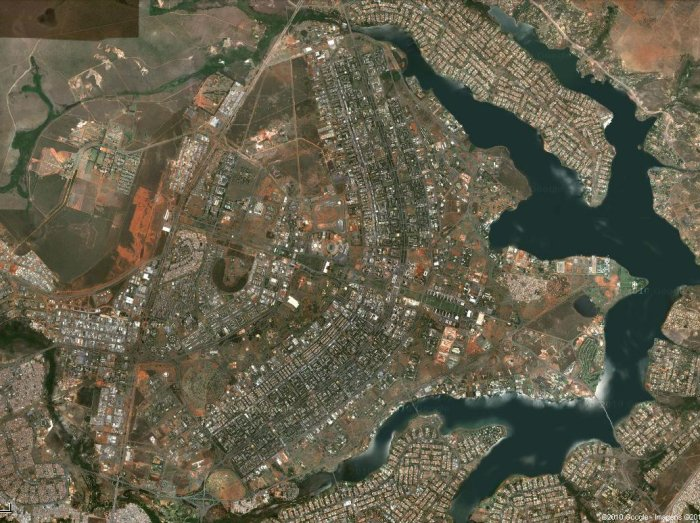
//> input picture ex5/images/brasilia.jpg, 700 x 523 px
$ ./bsb2   (built with g++ and OpenCV 4)
//> lines starting //> are read from the running program, lines starting //| are printed output that depends on the picture; after the words box and inside, x2 and y2 are one past the last pixel; in counts of white or black regions, pixels touching at a corner belong together
//detectar área urbana em uma foto

#include <stdio.h>
#include <vector>
#include <opencv2/opencv.hpp>

int main (){

    // Indicar o namespace que será utilizado
    using namespace cv;
    using namespace std;

    // carregar imagem já em escala de cinza
    Mat bsb = imread("images/brasilia.jpg", IMREAD_GRAYSCALE);
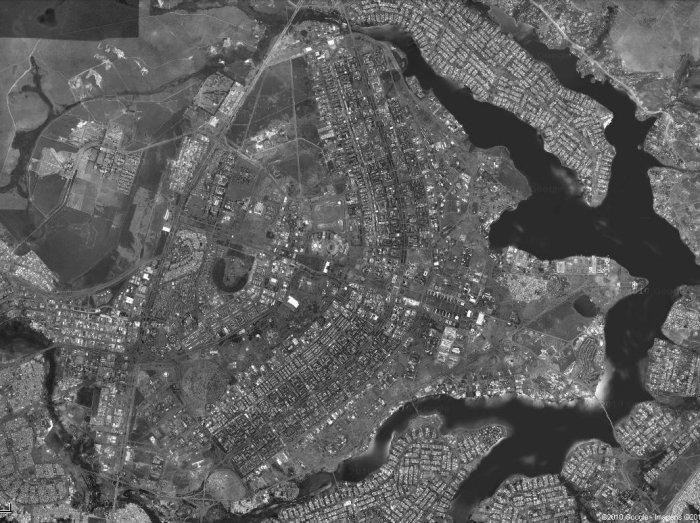
//> bsb: 523 rows x 700 cols, CV_8UC1; min 0, max 255, mean 94.6

    if (bsb.empty()) { // verificar se a imagem foi carregada corretamente ou se o caminho está errado
        printf("Erro ao carregar a imagem!\n"); // usando fprintf para erro
        return -1;
    }

    int minimo = 110; // tons próximos ao branco
    int maximo = 255; // branco puro

    // cria a máscara para a imagem.
    Mat mascara;
    inRange(bsb, Scalar(minimo), Scalar(maximo), mascara);
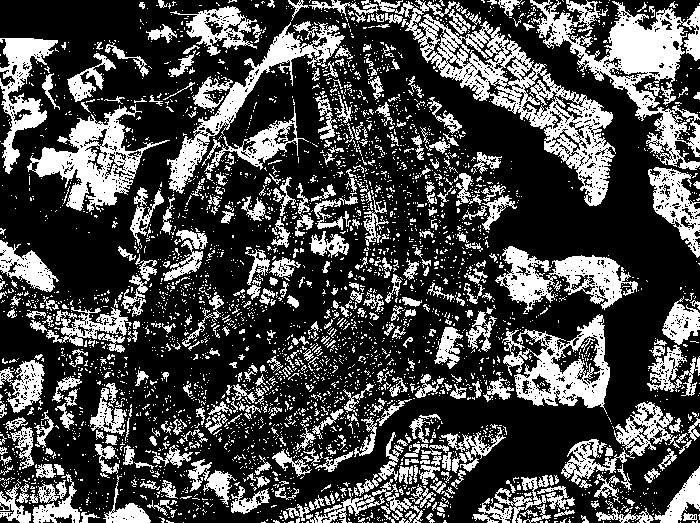
//> mascara: 523 rows x 700 cols, CV_8UC1; 29.3% white; 3691 white regions (3236 under 20 px), largest, box (x1, y1, x2, y2) and area: (374, 0, 616, 206) 9802, (530, 0, 700, 170) 8815, (27, 104, 170, 212) 5179

    // aplicar a máscara à imagem original
    Mat resultado;
    bitwise_and(bsb, bsb, resultado, mascara);
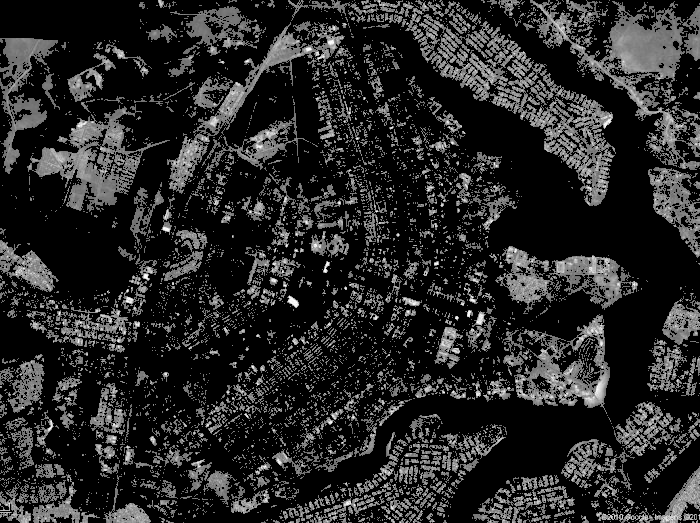
//> resultado: 523 rows x 700 cols, CV_8UC1; min 0, max 255, mean 39.4

    // converver para binária, os valores acima de 215 serão convertidos para 255 e o restante para 0.
    Mat bsbbi;
    threshold(bsb, bsbbi, 110, 255, THRESH_BINARY);
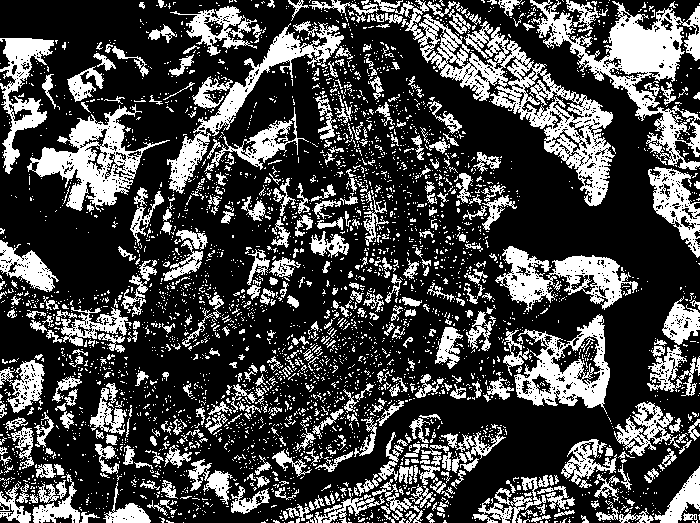
//> bsbbi: 523 rows x 700 cols, CV_8UC1; 28.2% white; 3794 white regions (3335 under 20 px)

    vector<vector<Point>> contornos; // vetor dentro de um vetor
    // vector<Vec4i>hierarquia; //armazenar infos sobre a hierarquia, não tem necessidade de usar com a RETR_EXTERNAL

    // detectar contornos da imagem binária.
    findContours(bsbbi, contornos, RETR_EXTERNAL, CHAIN_APPROX_SIMPLE); // função; imagem binária; vetor de vetores que armazenará os contornos; modo de recuperação de contornos, os mais comuns são: RETR_EXTERNAL para contornos externos, RETR_LIST para todos sem hierarquia, RETR_TREE para todos com hierarquia; método de aproximação de contornos, mais comuns: CHAIN_APPROX_SIMPLE para armazenar os pontos extremos do contorno, CHAIN_APPROX_NONE para armazenar todos os pontos do contorno; offset, opcional, um ponto que pode ser adicionado a todos os pontos de um contorno.
//> contornos = 3721 contours, 3423 with area under 20; largest, box (x1, y1, x2, y2) and area: (418, 14, 615, 206) 10930, (530, 0, 700, 170) 8418, (27, 104, 170, 212) 5436, (514, 314, 610, 414) 5302, (167, 22, 344, 194) 4150

    // verificar se há contornos detectados, debugg
    if (contornos.empty()) {
        printf("Nenhum contorno detectado!\n");
        return -1;
    }

    double areatotalpx = bsbbi.total(); // total de pixels da imagem
//> areatotalpx = 366100

    // declarar arrays para armazenar coordenadas x, y e áreas
    double x[contornos.size()];
    double y[contornos.size()];
    double areas[contornos.size()];
    double areatot = 0.0;
    int n = contornos.size();
//> n = 3721

    // Calcular a área urb.
    for(size_t i=0; i<contornos.size(); i++) // size_t funcionará como módulo; contornos.size retorna o valor dos contornos encontrados
    {
        areas[i] = contourArea(contornos[i]); //calcula a área em cada ponto
        //contourArea, funciona com qualquer contorno; vetor de pontos que representam o contorno, obtidos geralmente com a função findContours; Parâmetro opcional o valor padrão é false, se true: calcula a área considerando a orientação de contorno.

        areatot += areas[i]; //armazena as áreas

        Moments m = moments(contornos[i]); //moments; utilizada para calcular momentos de uma imagem ou contorno; m00 = momento de ordem 0, representa a área do contorno; m10 = momento de ordem em relação ao eixo x, usado pra calcular a cord x; m01 = momento de ordem em relação ao eixo y, usado pra calcular a cord y;

        if (m.m00 != 0){ // verificar se a área do momento é dif de 0
        x[i] = m.m10 / m.m00; //cord x do centroide
        y[i] = m.m01 / m.m00; //cord y do centroide
        }

        else{ //caso a área do momento for 0
        x[i] = 0;
        y[i] = 0;
        }

    }
//> after the loop, areatot = 87125.5

    // calcular a porcentagem de área urbana, em relação à área total da imagem
    double porcentagemAreaUrbana = (areatot / areatotalpx) * 100.0;
//> porcentagemAreaUrbana = 23.8

    printf("A área urbana na imagem é: %.2f\n", porcentagemAreaUrbana);
//| A área urbana na imagem é: 23.80

    imshow("Img Processada", resultado); // mostrar a imagem cinza

    waitKey(0); // esperar até que uma tecla seja pressionada

    destroyAllWindows(); // fechar todas as janelas criadas com o imshow

    return 0;
}

$ run again, with ex5/images/gama.jpg copied over ex5/images/brasilia.jpg
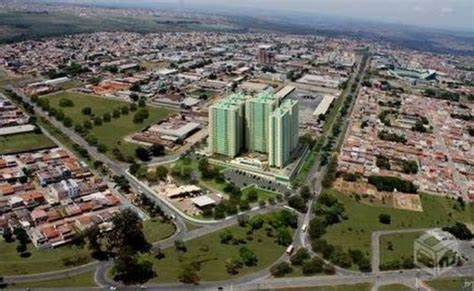
//> input picture ex5/images/gama.jpg, 474 x 291 px
//> `inRange(bsb, Scalar(minimo), Scalar(maximo), mascara);`:
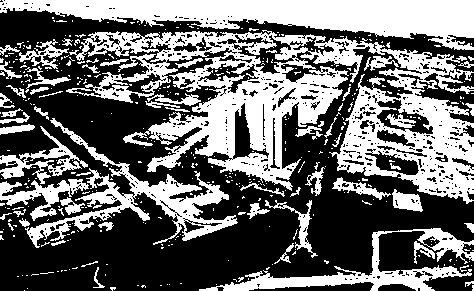
//> mascara: 291 rows x 474 cols, CV_8UC1; 42.3% white; 423 white regions (365 under 20 px), largest, box (x1, y1, x2, y2) and area: (66, 30, 474, 204) 27284, (0, 0, 474, 50) 11961, (25, 118, 238, 248) 5111
//> `threshold(bsb, bsbbi, 110, 255, THRESH_BINARY);`:
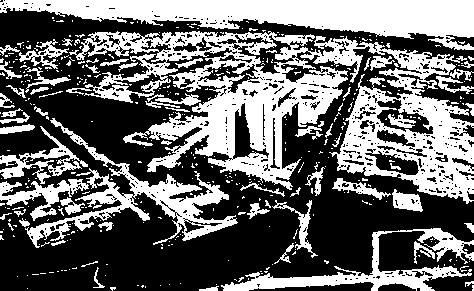
//> bsbbi: 291 rows x 474 cols, CV_8UC1; 41.6% white; 432 white regions (365 under 20 px)
//> contornos = 401 contours, 356 with area under 20; largest, box (x1, y1, x2, y2) and area: (69, 31, 474, 204) 32106, (0, 0, 474, 50) 11316, (25, 118, 238, 248) 4683, (221, 228, 474, 291) 3399, (0, 126, 88, 184) 1354
//> n = 401
//> after the loop `for(size_t i=0; i<contornos.size(); i++)`: areatot = 58609
//> porcentagemAreaUrbana = 42.49
//| A área urbana na imagem é: 42.49

$ run again, with ex5/images/camrev13.png saved as ex5/images/brasilia.jpg
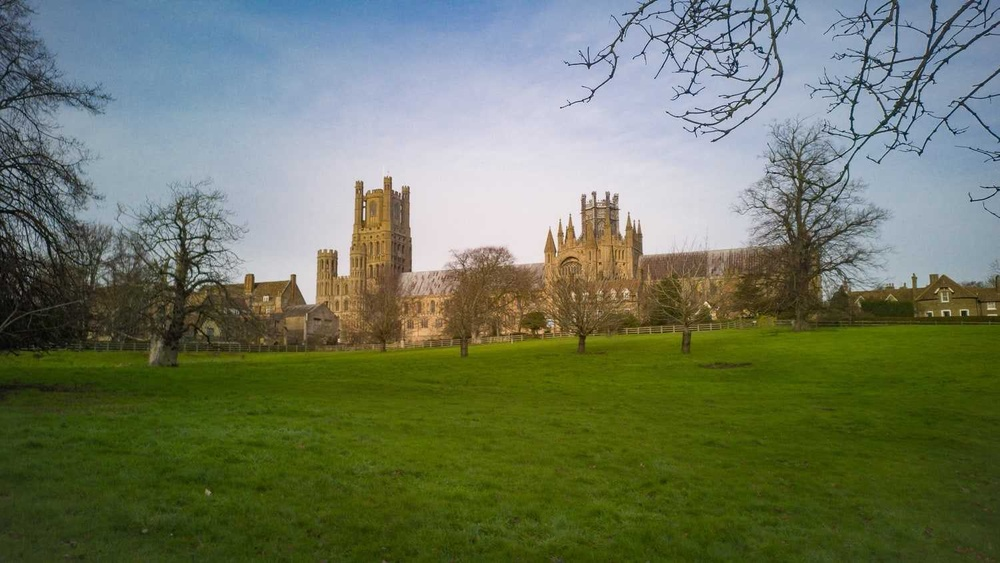
//> input picture ex5/images/camrev13.png, 1000 x 563 px, shrunk from 1500 x 844 before the run
//> `inRange(bsb, Scalar(minimo), Scalar(maximo), mascara);`:
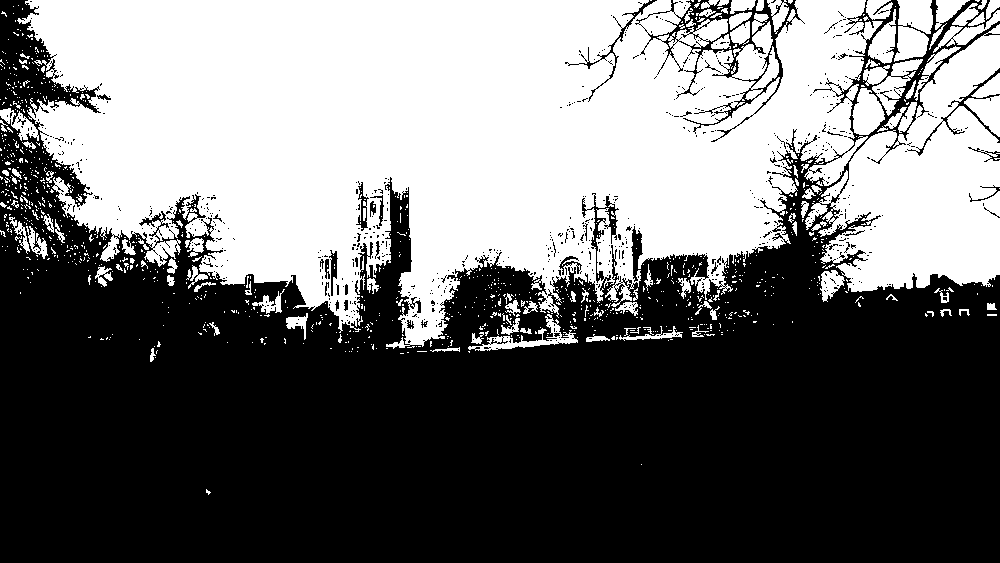
//> mascara: 563 rows x 1000 cols, CV_8UC1; 44.3% white; 1073 white regions (951 under 20 px), largest, box (x1, y1, x2, y2) and area: (17, 0, 883, 349) 199295, (805, 24, 1000, 292) 28278, (894, 0, 933, 62) 1816
//> `bitwise_and(bsb, bsb, resultado, mascara);`:
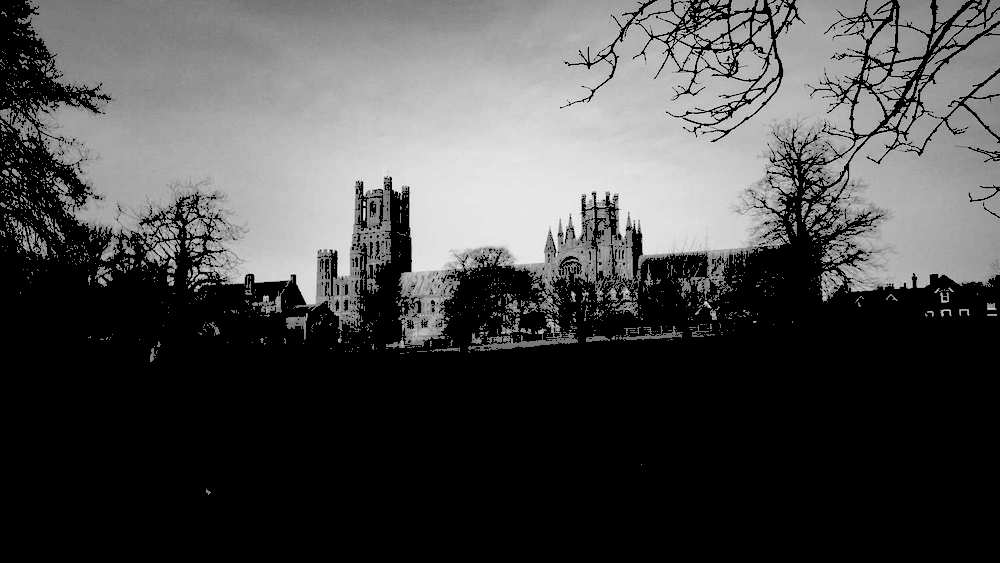
//> resultado: 563 rows x 1000 cols, CV_8UC1; min 0, max 248, mean 75.5
//> bsbbi: 563 rows x 1000 cols, CV_8UC1; 44.1% white; 1083 white regions (963 under 20 px)
//> contornos = 1059 contours, 975 with area under 20; largest, box (x1, y1, x2, y2) and area: (17, 0, 883, 348) 200205, (805, 24, 1000, 292) 27898, (894, 0, 933, 62) 1696, (852, 88, 885, 135) 1004, (872, 59, 923, 116) 948
//> n = 1059
//> after the loop `for(size_t i=0; i<contornos.size(); i++)`: areatot = 244070
//> porcentagemAreaUrbana = 43.35
//| A área urbana na imagem é: 43.35
